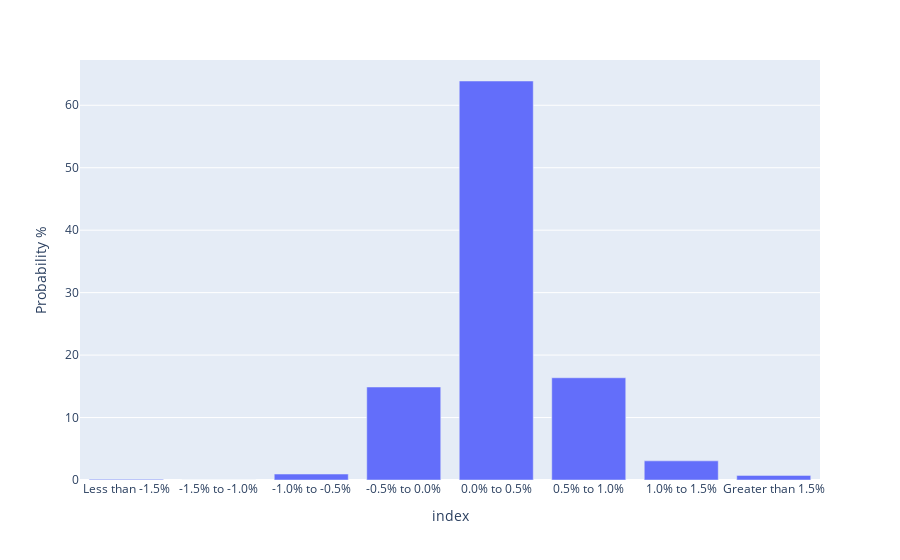

Here is the notebook cell this chart was saved with:
### Code cell
import plotly.express as px

fig = px.bar(occurrence_frequencies, x=occurrence_frequencies.index, y='Probability %')
fig.show()

### Figure 1 — Plotly figure (JSON) as saved in the notebook; plotly's stock layout.template omitted (floating-point values rounded to 4 significant figures)
{"data": [{"hovertemplate": "index=%{x}<br>Probability %=%{y}<extra></extra>", "legendgroup": "", "marker": {"color": "#636efa", "pattern": {"shape": ""}}, "name": "", "orientation": "v", "showlegend": false, "textposition": "auto", "type": "bar", "x": ["Less than -1.5%", "-1.5% to -1.0%", "-1.0% to -0.5%", "-0.5% to 0.0%", "0.0% to 0.5%", "0.5% to 1.0%", "1.0% to 1.5%", "Greater than 1.5%"], "xaxis": "x", "y": [0.1056, 0.0, 0.9504, 14.89, 63.89, 16.37, 3.062, 0.7392], "yaxis": "y"}], "layout": {"barmode": "relative", "legend": {"tracegroupgap": 0}, "margin": {"t": 60}, "xaxis": {"anchor": "y", "domain": [0, 1], "title": {"text": "index"}}, "yaxis": {"anchor": "x", "domain": [0, 1], "title": {"text": "Probability %"}}}}
